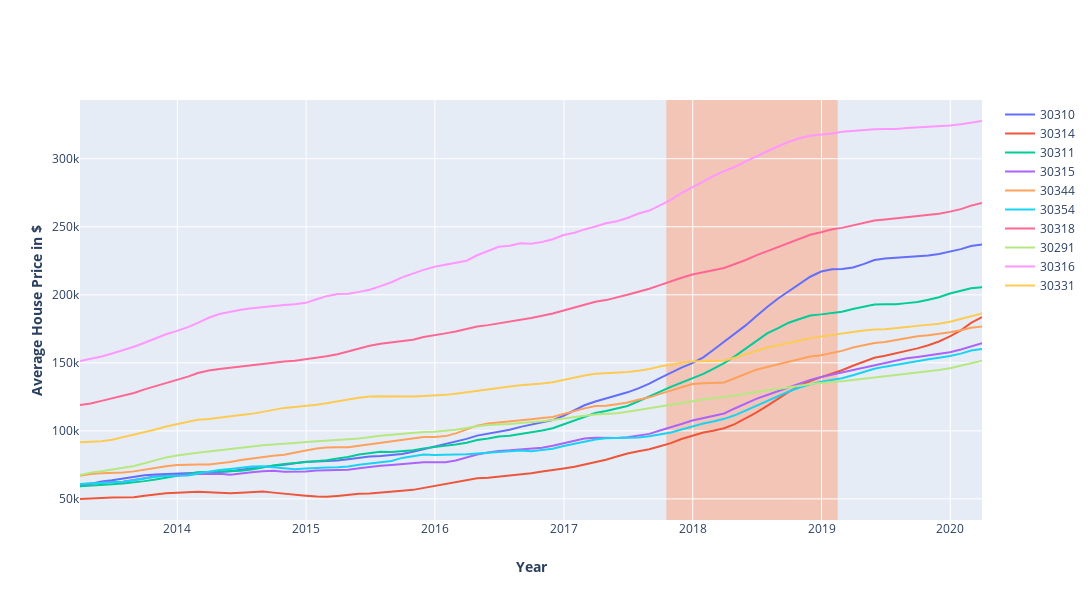

Notebook source saved alongside this figure:
### Code cell
data = []
tracex = []
zipcodes = list(df_trans_top.iloc[:,1:len(top_ten)])

for i in range(0, len(zipcodes)):
    tracex = go.Scatter(
        x = df_trans_top['Date'],
        y = df_trans_top[zipcodes[i]],
        mode = 'lines',
        name = '{}'.format(zipcodes[i]))
    data.append(tracex)
    
fig = go.Figure(data = data)
fig.update_xaxes(title = '<b>Year</b>')
fig.update_yaxes(title = '<b>Average House Price in $</b>')
fig.update_layout(height = 600, width = 1200,
                 shapes=
        # 1st highlight during Feb 4 - Feb 6
        [dict(
            type="rect",
            # x-reference is assigned to the x-values
            xref="paper",
            # y-reference is assigned to the plot paper [0,1]
            yref="paper",
            x0=.65,
            y0=0,
            x1=.84,
            y1=1,
            fillcolor="LightSalmon",
            opacity=0.5,
            layer="below",
            line_width=0,
        )])
                 

fig.show()
